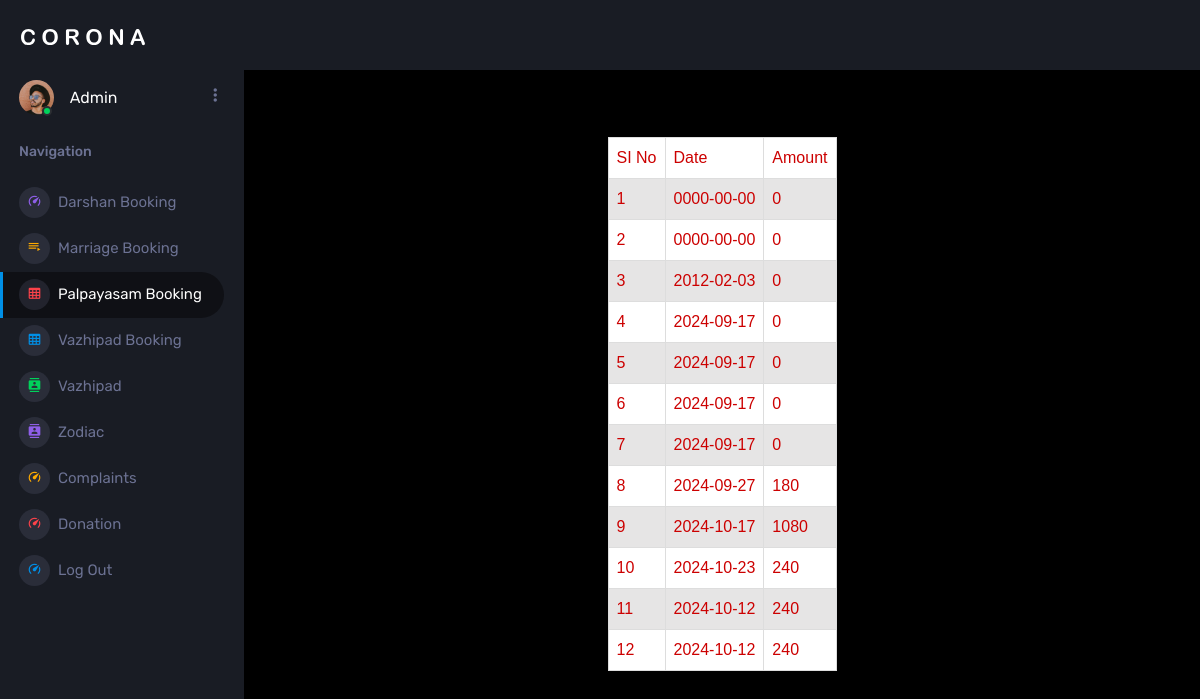
/Project/Admin/PalpayasamBooking.php, run on the app's committed database.
### tables this page shows
CREATE TABLE `tbl_palpayasam` (
  `palpayasam_id` int(11) NOT NULL,
  `Devotee_id` int(11) NOT NULL,
  `palpayasam_date` varchar(30) NOT NULL,
  `palpayasam_status` int(11) NOT NULL DEFAULT 0,
  `palpayasam_price` int(11) NOT NULL,
  `palpayasam_qty` int(11) NOT NULL
);

### Project/Admin/PalpayasamBooking.php (the view, shortened to what this page needs)
<?php
include("../Assets/Connection/connection.php");
include("Head.php");
		?>
<!DOCTYPE html PUBLIC "-//W3C//DTD XHTML 1.0 Transitional//EN" "http://www.w3.org/TR/xhtml1/DTD/xhtml1-transitional.dtd">
<html xmlns="http://www.w3.org/1999/xhtml">
<head>
</head>
<body>
<p>&nbsp;</p>
<table border="1" align="center">
    <tr>
        <td>SI No</td>
        <td>Date</td>
        <td>Amount</td>
    </tr>
      <?php
    $i=0;
    $sel="Select * from tbl_palpayasam";
	$result=$con->query($sel);
	while($row=$result->fetch_assoc())
	{
		$i++;
	?>
    <tr>
    <td><?php echo $i;?></td>
    <td><?php echo $row["palpayasam_date"];?></td>
<td><?php echo $row["palpayasam_price"];?></td>
</tr>
    <?php
	}
	?>
</table>
<p>&nbsp;</p>
</body>
</html>
<?php
include("Foot.php");
?>

### Project/Assets/Templates/Admin/form.css (style rules this page uses)
#tab td, #tab th { border: 1px solid #ddd; padding: 8px; color: #C00; }
#tab tr:nth-child(even) { background-color: #e6e5e5; }
#tab tr:nth-child(odd) { background-color: #ffffff; }

### data on the page
tbl_palpayasam: palpayasam_date "0000-00-00", palpayasam_price "0"
tbl_palpayasam: palpayasam_date "0000-00-00", palpayasam_price "0"
tbl_palpayasam: palpayasam_date "2012-02-03", palpayasam_price "0"
tbl_palpayasam: palpayasam_date "2024-09-17", palpayasam_price "0"
tbl_palpayasam: palpayasam_date "2024-09-17", palpayasam_price "0"
tbl_palpayasam: palpayasam_date "2024-09-17", palpayasam_price "0"
tbl_palpayasam: palpayasam_date "2024-09-17", palpayasam_price "0"
tbl_palpayasam: palpayasam_date "2024-09-27", palpayasam_price "180"
tbl_palpayasam: palpayasam_date "2024-10-17", palpayasam_price "1080"
tbl_palpayasam: palpayasam_date "2024-10-23", palpayasam_price "240"
tbl_palpayasam: palpayasam_date "2024-10-12", palpayasam_price "240"
tbl_palpayasam: palpayasam_date "2024-10-12", palpayasam_price "240"
